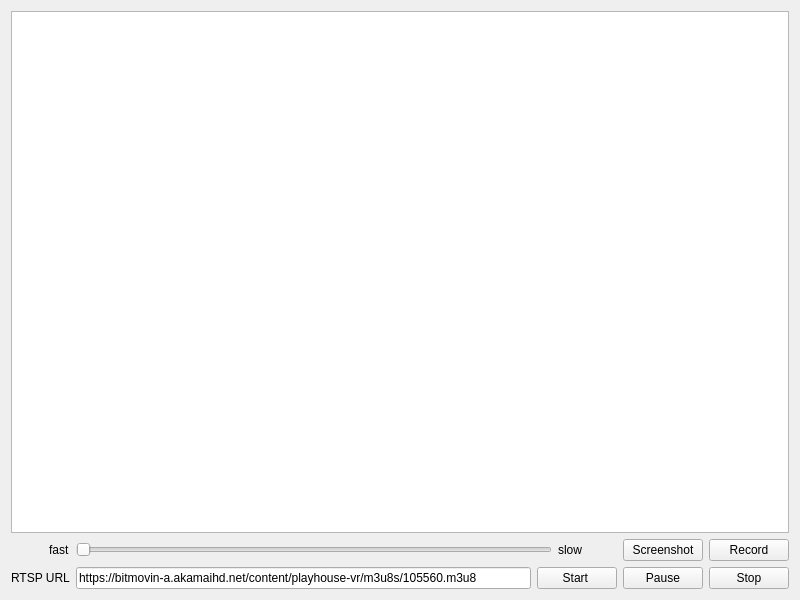
<?xml version="1.0" encoding="UTF-8"?>
<ui version="4.0">
 <class>Videostreaming</class>
 <widget class="QWidget" name="Videostreaming">
  <property name="geometry">
   <rect>
    <x>0</x>
    <y>0</y>
    <width>800</width>
    <height>600</height>
   </rect>
  </property>
  <property name="windowTitle">
   <string>Video Streaming </string>
  </property>
  <property name="layoutDirection">
   <enum>Qt::LeftToRight</enum>
  </property>
  <layout class="QVBoxLayout" name="verticalLayout">
   <item>
    <widget class="QGraphicsView" name="StreamView"/>
   </item>
   <item>
    <layout class="QHBoxLayout" name="horizontalLayout_5">
     <item>
      <layout class="QHBoxLayout" name="horizontalLayout_4" stretch="1,8,1">
       <item>
        <layout class="QHBoxLayout" name="horizontalLayout_3">
         <item>
          <spacer name="horizontalSpacer">
           <property name="orientation">
            <enum>Qt::Horizontal</enum>
           </property>
           <property name="sizeHint" stdset="0">
            <size>
             <width>40</width>
             <height>20</height>
            </size>
           </property>
          </spacer>
         </item>
         <item>
          <widget class="QLabel" name="label_2">
           <property name="text">
            <string>fast</string>
           </property>
          </widget>
         </item>
        </layout>
       </item>
       <item>
        <widget class="QSlider" name="Speed">
         <property name="minimum">
          <number>1</number>
         </property>
         <property name="maximum">
          <number>50</number>
         </property>
         <property name="orientation">
          <enum>Qt::Horizontal</enum>
         </property>
        </widget>
       </item>
       <item>
        <layout class="QHBoxLayout" name="horizontalLayout_2">
         <item>
          <widget class="QLabel" name="label_3">
           <property name="text">
            <string>slow</string>
           </property>
          </widget>
         </item>
         <item>
          <spacer name="horizontalSpacer_2">
           <property name="orientation">
            <enum>Qt::Horizontal</enum>
           </property>
           <property name="sizeHint" stdset="0">
            <size>
             <width>40</width>
             <height>20</height>
            </size>
           </property>
          </spacer>
         </item>
        </layout>
       </item>
      </layout>
     </item>
     <item>
      <widget class="QPushButton" name="screenshotButton">
       <property name="text">
        <string>Screenshot</string>
       </property>
      </widget>
     </item>
     <item>
      <widget class="QPushButton" name="RecordingButton">
       <property name="text">
        <string>Record</string>
       </property>
      </widget>
     </item>
    </layout>
   </item>
   <item>
    <layout class="QHBoxLayout" name="horizontalLayout">
     <item>
      <widget class="QLabel" name="label">
       <property name="text">
        <string>RTSP URL</string>
       </property>
      </widget>
     </item>
     <item>
      <widget class="QLineEdit" name="inputUrl">
       <property name="text">
        <string>https://bitmovin-a.akamaihd.net/content/playhouse-vr/m3u8s/105560.m3u8</string>
       </property>
      </widget>
     </item>
     <item>
      <widget class="QPushButton" name="pushButton">
       <property name="text">
        <string>Start </string>
       </property>
      </widget>
     </item>
     <item>
      <widget class="QPushButton" name="pauseButton">
       <property name="text">
        <string>Pause</string>
       </property>
      </widget>
     </item>
     <item>
      <widget class="QPushButton" name="stopButton">
       <property name="text">
        <string>Stop</string>
       </property>
      </widget>
     </item>
    </layout>
   </item>
  </layout>
 </widget>
 <resources/>
 <connections/>
</ui>
